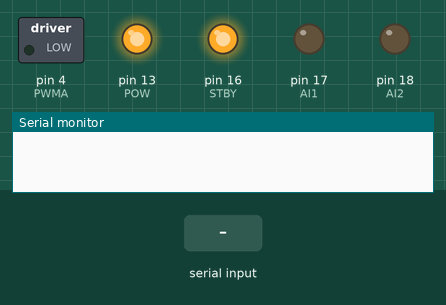
Recording of a sketch running on a simulated Arduino Uno, built with avr-gcc and run on an emulated ATmega328P. On the bench: switched loads named in the sketch (green lamp = pin HIGH), output pins drawn as LEDs (lit = HIGH), the last lines printed to the serial monitor. The inputs (shaded band) are chosen by the test bench.

Above: at 1.2 s.
1.3 s: "f" received over Serial
At 3.0 s:
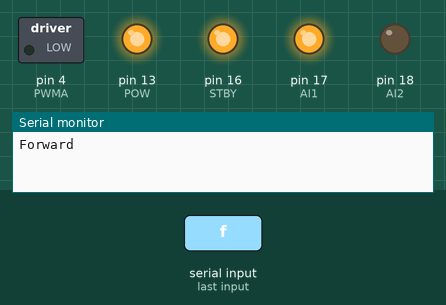
3.7 s: "b" received over Serial
At 5.8 s:
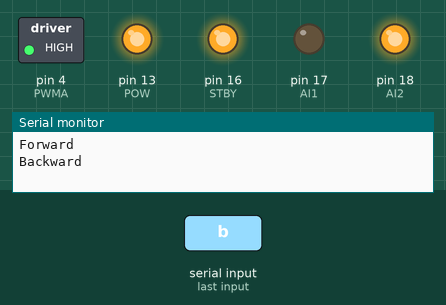
6.1 s: "s" received over Serial
At 7.1 s:
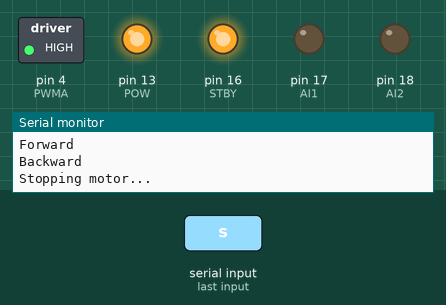
Timing chart, 0 to 9.1 s (numbered marks = the images above; inputs shaded):
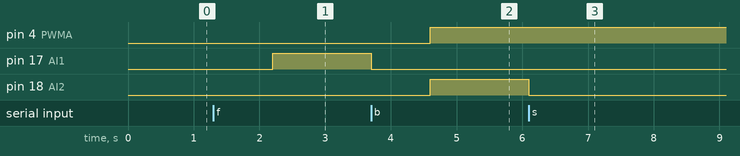

The sketch:

wheel_control_demo.ino
```cpp
int STBY = 16;
int AI1 = 17;
int AI2 = 18;
int PWMA = 4;
int POW = 13;

char command;

void setup() {
  // put your setup code here, to run once:
  Serial.begin(9600);
  pinMode(STBY,OUTPUT);
  pinMode(AI1,OUTPUT);
  pinMode(AI2,OUTPUT);
  pinMode(PWMA,OUTPUT);
  pinMode(POW,OUTPUT);

  digitalWrite(AI1,LOW);
  digitalWrite(AI2,LOW);
  digitalWrite(POW,HIGH);
  digitalWrite(STBY,HIGH);

}

void loop() {
  // put your main code here, to run repeatedly:
  if(Serial.available()>0)
  {
    command = Serial.read();
  }

  if(command=='s')
  {
    Serial.println("Stopping motor...");
    digitalWrite(AI1,LOW);
    digitalWrite(AI2,LOW);
    command='0';
  }

  if(command=='f')
  {
    digitalWrite(AI1,LOW);
    digitalWrite(AI2,LOW);
    delay(900);
    Serial.println("Forward");
    digitalWrite(AI1,HIGH);
    digitalWrite(AI2,LOW);
    analogWrite(PWMA,126);
    command='0';
  }

  if(command=='b')
  {
    digitalWrite(AI1,LOW);
    digitalWrite(AI2,LOW);
    delay(900);
    Serial.println("Backward");
    digitalWrite(AI1,LOW);
    digitalWrite(AI2,HIGH);
    analogWrite(PWMA,255);
    command='0';
  }

}
```

Measured:
- after the input at 1.3 s, pin 17 (AI1): LOW → HIGH after 0.90 s
- after the input at 3.7 s, pin 4 (PWMA), pin 18 (AI2): LOW → HIGH after 0.90 s; pin 17 (AI1): HIGH → LOW at once
- after the input at 6.1 s, pin 18 (AI2): HIGH → LOW at once
